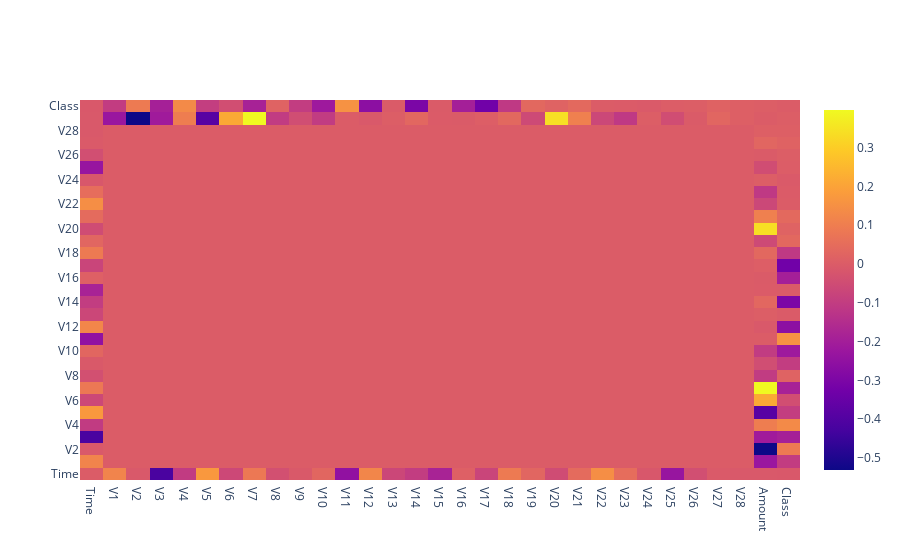

The cell this chart's notebook holds for it:
### Markdown cell above
# Feature correlation

### Code cell
import plotly.graph_objects as go

corr_matrix = df.corr()

fig = go.Figure(data=go.Heatmap(
                   z=np.where(corr_matrix.values==1,0,corr_matrix.values),
                   x=list(df.columns),
                   y=list(df.columns)))
fig.show()

### Figure 1 — Plotly figure (JSON) as saved in the notebook; plotly's stock layout.template omitted (floating-point values rounded to 4 significant figures; data arrays with more than 128 entries replaced by an {"elided": "..."} marker saying what was removed)
{"data": [{"type": "heatmap", "x": ["Time", "V1", "V2", "V3", "V4", "V5", "V6", "V7", "V8", "V9", "V10", "V11", "V12", "V13", "V14", "V15", "V16", "V17", "V18", "V19", "V20", "V21", "V22", "V23", "V24", "V25", "V26", "V27", "V28", "Amount", "Class"], "y": ["Time", "V1", "V2", "V3", "V4", "V5", "V6", "V7", "V8", "V9", "V10", "V11", "V12", "V13", "V14", "V15", "V16", "V17", "V18", "V19", "V20", "V21", "V22", "V23", "V24", "V25", "V26", "V27", "V28", "Amount", "Class"], "z": {"elided": "31x31 float values"}}], "layout": {}}
